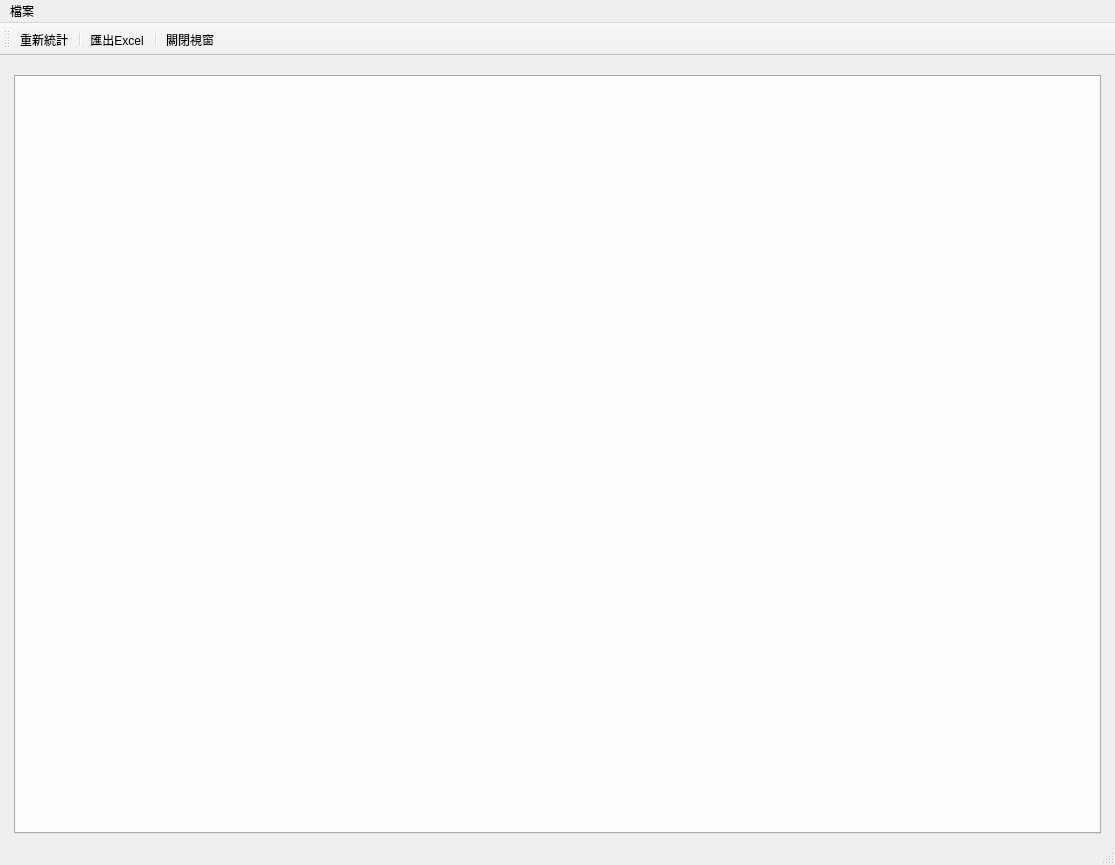
<?xml version="1.0" encoding="UTF-8"?>
<ui version="4.0">
 <class>WindowStatisticsDoctor</class>
 <widget class="QMainWindow" name="WindowStatisticsDoctor">
  <property name="geometry">
   <rect>
    <x>0</x>
    <y>0</y>
    <width>1115</width>
    <height>865</height>
   </rect>
  </property>
  <property name="windowTitle">
   <string>病歷統計</string>
  </property>
  <widget class="QWidget" name="centralwidget">
   <layout class="QHBoxLayout" name="horizontalLayout">
    <item>
     <layout class="QVBoxLayout" name="verticalLayout">
      <property name="leftMargin">
       <number>5</number>
      </property>
      <property name="topMargin">
       <number>10</number>
      </property>
      <property name="rightMargin">
       <number>5</number>
      </property>
      <item>
       <widget class="QTabWidget" name="tabWidget_statistics_medical_record"/>
      </item>
     </layout>
    </item>
   </layout>
  </widget>
  <widget class="QToolBar" name="toolBar">
   <property name="windowTitle">
    <string>toolBar</string>
   </property>
   <property name="toolButtonStyle">
    <enum>Qt::ToolButtonTextUnderIcon</enum>
   </property>
   <attribute name="toolBarArea">
    <enum>TopToolBarArea</enum>
   </attribute>
   <attribute name="toolBarBreak">
    <bool>false</bool>
   </attribute>
   <addaction name="action_open_dialog"/>
   <addaction name="separator"/>
   <addaction name="action_export_excel"/>
   <addaction name="separator"/>
   <addaction name="action_close"/>
  </widget>
  <widget class="QMenuBar" name="menubar">
   <property name="geometry">
    <rect>
     <x>0</x>
     <y>0</y>
     <width>1115</width>
     <height>25</height>
    </rect>
   </property>
   <widget class="QMenu" name="menu">
    <property name="title">
     <string>檔案</string>
    </property>
    <addaction name="action_export_excel"/>
   </widget>
   <addaction name="menu"/>
  </widget>
  <widget class="QStatusBar" name="statusbar"/>
  <action name="action_open_dialog">
   <property name="icon">
    <iconset>
     <normaloff>../icons/reload.svg</normaloff>../icons/reload.svg</iconset>
   </property>
   <property name="text">
    <string>重新統計</string>
   </property>
  </action>
  <action name="action_close">
   <property name="icon">
    <iconset>
     <normaloff>../icons/application-exit.svg</normaloff>../icons/application-exit.svg</iconset>
   </property>
   <property name="text">
    <string>關閉視窗</string>
   </property>
  </action>
  <action name="action_export_excel">
   <property name="icon">
    <iconset>
     <normaloff>../icons/document-export.svg</normaloff>../icons/document-export.svg</iconset>
   </property>
   <property name="text">
    <string>匯出Excel</string>
   </property>
  </action>
 </widget>
 <resources/>
 <connections/>
</ui>
